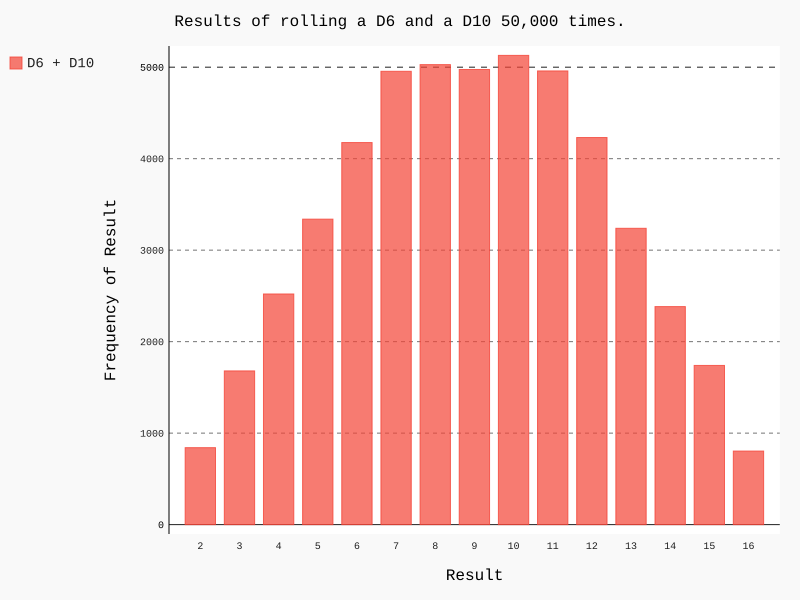

Generate this figure with Python:
from die import Die
import pygal


# 创建一个D6和一个D10
die_1 = Die()
die_2 = Die(10)
# 掷几次骰子，并将结果存储在一个列表中
results = []
for roll_num in range(50000):
    result = die_1.roll()+die_2.roll()
    results.append(result)


# 分析结果
frequencies = []
max_result = die_1.num_sides + die_2.num_sides
for value in range(2, max_result+1):
    frequency = results.count(value)
    frequencies.append(frequency)

# 对结果进行可视化
hist = pygal.Bar()
# hist.title = "Results of rolling one D6 1000 times."
# hist.title = "Results of rolling two D6 dice 1000 times."
hist.title = "Results of rolling a D6 and a D10 50,000 times."
hist.x_labels = ['2', '3', '4', '5', '6', '7', '8', '9', '10', '11', '12', '13', '14', '15', '16']
hist.x_title = "Result"
hist.y_title = "Frequency of Result"
# hist.add('D6 + D6', frequencies)
hist.add('D6 + D10', frequencies)
hist.render_to_file('die_visual.svg')
